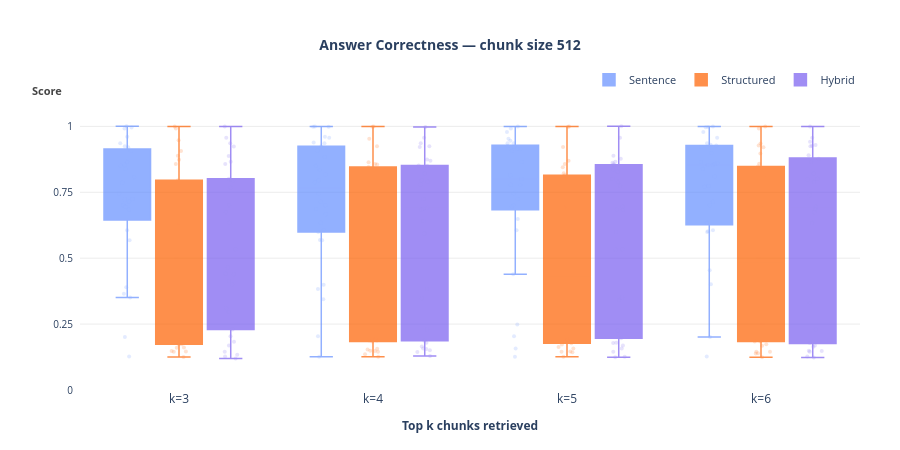
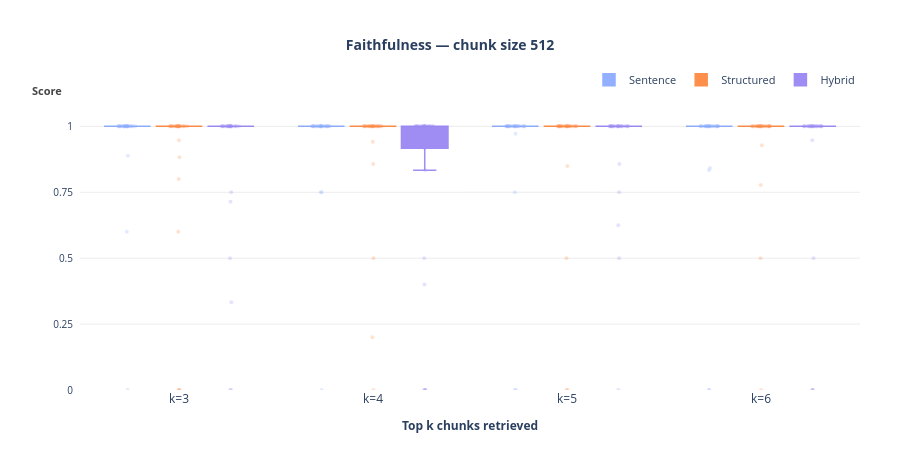
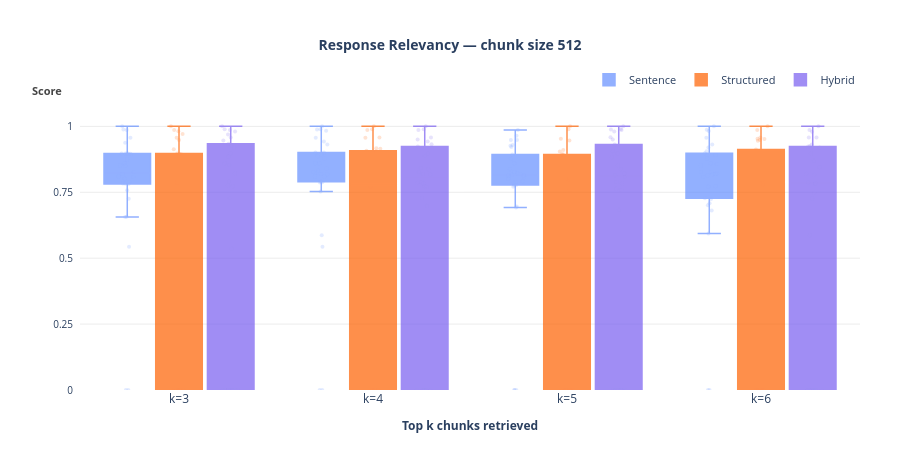
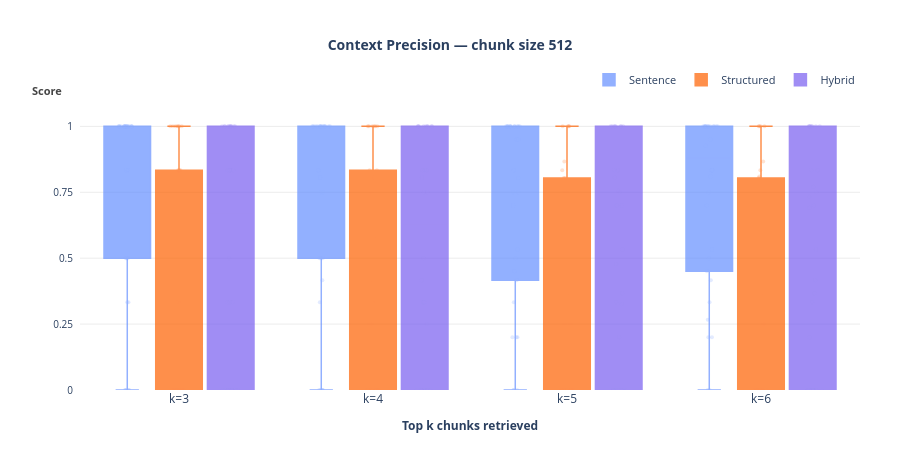

Source (notebook cell) for these figures, in order:
### Markdown cell above
# 512

### Code cell
CHUNK_SIZE = 512
df    = load_all_results(chunk_size=CHUNK_SIZE)
stats = pass_stats(df)
means = metric_means(df, ALL_METRICS, filter_absent=True)

plot_pass_rate(stats, PLOTS_DIR / "1_pass_rate.png",
               f"Judge Pass Results by Index Type and k (chunk size {CHUNK_SIZE})", INDEX_LABELS)
plot_metrics_lines(means, PLOTS_DIR / "2_metrics_lines.png", ALL_METRICS, INDEX_LABELS)

for metric in ALL_METRICS:
    plot_single_metric_boxplot(
        df,
        PLOTS_DIR / f"boxplot_{CHUNK_SIZE}_{metric}.png",
        metric,
        INDEX_LABELS,
        f"{metric.replace('_', ' ').title()} — chunk size {CHUNK_SIZE}",
    )

### Figure 1 — Plotly figure (JSON) as saved in the notebook; plotly's stock layout.template omitted (floating-point values rounded to 4 significant figures)
{"data": [{"boxmean": false, "boxpoints": "all", "fillcolor": "#648FFF", "jitter": 0.4, "legendgroup": "Sentence", "line": {"color": "#648FFF", "width": 1.5}, "marker": {"color": "#648FFF", "line": {"width": 0}, "opacity": 0.25, "size": 4}, "name": "Sentence", "opacity": 0.7, "pointpos": 0, "showlegend": true, "type": "box", "x": ["k=3", "k=3", "k=3", "k=3", "k=3", "k=3", "k=3", "k=3", "k=3", "k=3", "k=3", "k=3", "k=3", "k=3", "k=3", "k=3", "k=3", "k=3", "k=3", "k=3", "k=3", "k=3", "k=3", "k=3", "k=3", "k=3", "k=3", "k=3", "k=4", "k=4", "k=4", "k=4", "k=4", "k=4", "k=4", "k=4", "k=4", "k=4", "k=4", "k=4", "k=4", "k=4", "k=4", "k=4", "k=4", "k=4", "k=4", "k=4", "k=4", "k=4", "k=4", "k=4", "k=4", "k=4", "k=4", "k=4", "k=4", "k=4", "k=5", "k=5", "k=5", "k=5", "k=5", "k=5", "k=5", "k=5", "k=5", "k=5", "k=5", "k=5", "k=5", "k=5", "k=5", "k=5", "k=5", "k=5", "k=5", "k=5", "k=5", "k=5", "k=5", "k=5", "k=5", "k=5", "k=5", "k=5", "k=5", "k=6", "k=6", "k=6", "k=6", "k=6", "k=6", "k=6", "k=6", "k=6", "k=6", "k=6", "k=6", "k=6", "k=6", "k=6", "k=6", "k=6", "k=6", "k=6", "k=6", "k=6", "k=6", "k=6", "k=6", "k=6", "k=6", "k=6", "k=6", "k=6"], "y": [0.7144, 0.8507, 0.8548, 0.7225, 0.6954, 0.1274, 0.9205, 0.9362, 0.9078, 0.7243, 0.5682, 0.8069, 1, 0.9921, 0.2009, 0.9607, 0.9955, 0.8662, 0.3897, 0.6841, 0.3648, 0.3512, 0.701, 0.8386, 0.9242, 0.6064, 0.7451, 0.7863, 0.7144, 0.8509, 0.6866, 0.6671, 0.7954, 0.5694, 0.1265, 0.9389, 0.9363, 0.908, 0.5993, 0.3828, 0.5682, 0.9566, 0.9993, 0.9983, 0.2037, 0.9607, 0.9983, 0.8177, 0.3438, 0.6341, 0.7878, 0.3991, 0.701, 0.8842, 0.9248, 0.6064, 0.7451, 0.8348, 0.8144, 0.1574, 0.7511, 0.9355, 0.6954, 0.9459, 0.1263, 0.9258, 0.9363, 0.9074, 0.7243, 0.6485, 0.9528, 0.9993, 0.9923, 0.2037, 0.9215, 0.9783, 0.7782, 0.8008, 0.7777, 0.4394, 0.2481, 0.701, 0.9147, 0.9137, 0.6064, 0.7451, 0.865, 0.7144, 0.8604, 0.8548, 0.8535, 0.4544, 0.7738, 0.1268, 0.9302, 0.9356, 0.927, 0.5993, 0.9969, 0.9566, 0.9995, 0.9973, 0.2009, 0.9215, 0.9784, 0.7705, 0.8395, 0.6341, 0.6024, 0.4007, 0.701, 0.8989, 0.8569, 0.6064, 0.8103, 0.8648]}, {"boxmean": false, "boxpoints": "all", "fillcolor": "#FE6100", "jitter": 0.4, "legendgroup": "Structured", "line": {"color": "#FE6100", "width": 1.5}, "marker": {"color": "#FE6100", "line": {"width": 0}, "opacity": 0.25, "size": 4}, "name": "Structured", "opacity": 0.7, "pointpos": 0, "showlegend": true, "type": "box", "x": ["k=3", "k=3", "k=3", "k=3", "k=3", "k=3", "k=3", "k=3", "k=3", "k=3", "k=3", "k=3", "k=3", "k=3", "k=3", "k=3", "k=3", "k=3", "k=3", "k=3", "k=3", "k=3", "k=3", "k=3", "k=3", "k=3", "k=3", "k=3", "k=3", "k=3", "k=4", "k=4", "k=4", "k=4", "k=4", "k=4", "k=4", "k=4", "k=4", "k=4", "k=4", "k=4", "k=4", "k=4", "k=4", "k=4", "k=4", "k=4", "k=4", "k=4", "k=4", "k=4", "k=4", "k=4", "k=4", "k=4", "k=4", "k=4", "k=4", "k=4", "k=5", "k=5", "k=5", "k=5", "k=5", "k=5", "k=5", "k=5", "k=5", "k=5", "k=5", "k=5", "k=5", "k=5", "k=5", "k=5", "k=5", "k=5", "k=5", "k=5", "k=5", "k=5", "k=5", "k=5", "k=5", "k=5", "k=5", "k=5", "k=5", "k=5", "k=6", "k=6", "k=6", "k=6", "k=6", "k=6", "k=6", "k=6", "k=6", "k=6", "k=6", "k=6", "k=6", "k=6", "k=6", "k=6", "k=6", "k=6", "k=6", "k=6", "k=6", "k=6", "k=6", "k=6", "k=6", "k=6", "k=6", "k=6", "k=6", "k=6"], "y": [0.1737, 0.5049, 0.7051, 0.1462, 0.7954, 0.7667, 0.1256, 0.9476, 0.1481, 0.8889, 0.2015, 0.1614, 0.465, 0.1449, 0.9995, 0.9923, 0.1908, 0.1603, 0.1825, 0.6254, 0.1833, 0.6341, 0.873, 0.3701, 0.2078, 0.9068, 0.8569, 0.2291, 0.1841, 0.173, 0.1534, 0.8575, 0.8553, 0.1476, 0.795, 0.7735, 0.1265, 0.9526, 0.1488, 0.8201, 0.2015, 0.1568, 0.5742, 0.1449, 0.9995, 0.9985, 0.1879, 0.1837, 0.1875, 0.6792, 0.4175, 0.6341, 0.8454, 0.3289, 0.701, 0.8635, 0.9242, 0.2291, 0.1951, 0.1359, 0.1465, 0.8145, 0.857, 0.1571, 0.6954, 0.7995, 0.1265, 0.922, 0.1431, 0.8217, 0.1958, 0.1632, 0.2684, 0.1449, 0.9993, 0.9985, 0.1925, 0.1773, 0.1838, 0.5467, 0.4718, 0.6841, 0.8448, 0.3842, 0.701, 0.6192, 0.8691, 0.2291, 0.1951, 0.173, 0.138, 0.8145, 0.8578, 0.139, 0.5249, 0.7991, 0.1245, 0.9206, 0.145, 0.8481, 0.5015, 0.1679, 0.46, 0.1449, 0.9993, 0.9923, 0.1994, 0.1837, 0.1841, 0.6679, 0.3955, 0.6341, 0.9276, 0.2502, 0.701, 0.897, 0.9351, 0.2291, 0.1951, 0.1731]}, {"boxmean": false, "boxpoints": "all", "fillcolor": "#785EF0", "jitter": 0.4, "legendgroup": "Hybrid", "line": {"color": "#785EF0", "width": 1.5}, "marker": {"color": "#785EF0", "line": {"width": 0}, "opacity": 0.25, "size": 4}, "name": "Hybrid", "opacity": 0.7, "pointpos": 0, "showlegend": true, "type": "box", "x": ["k=3", "k=3", "k=3", "k=3", "k=3", "k=3", "k=3", "k=3", "k=3", "k=3", "k=3", "k=3", "k=3", "k=3", "k=3", "k=3", "k=3", "k=3", "k=3", "k=3", "k=3", "k=3", "k=3", "k=3", "k=3", "k=3", "k=3", "k=3", "k=3", "k=3", "k=4", "k=4", "k=4", "k=4", "k=4", "k=4", "k=4", "k=4", "k=4", "k=4", "k=4", "k=4", "k=4", "k=4", "k=4", "k=4", "k=4", "k=4", "k=4", "k=4", "k=4", "k=4", "k=4", "k=4", "k=4", "k=4", "k=4", "k=4", "k=4", "k=4", "k=5", "k=5", "k=5", "k=5", "k=5", "k=5", "k=5", "k=5", "k=5", "k=5", "k=5", "k=5", "k=5", "k=5", "k=5", "k=5", "k=5", "k=5", "k=5", "k=5", "k=5", "k=5", "k=5", "k=5", "k=5", "k=5", "k=5", "k=5", "k=5", "k=5", "k=6", "k=6", "k=6", "k=6", "k=6", "k=6", "k=6", "k=6", "k=6", "k=6", "k=6", "k=6", "k=6", "k=6", "k=6", "k=6", "k=6", "k=6", "k=6", "k=6", "k=6", "k=6", "k=6", "k=6", "k=6", "k=6", "k=6", "k=6", "k=6"], "y": [0.1191, 0.1333, 0.3103, 0.4006, 0.795, 0.7669, 0.1268, 0.1451, 0.9362, 0.8877, 0.6738, 0.4644, 0.801, 0.9566, 0.9996, 0.1684, 0.2037, 0.797, 0.1828, 0.8572, 0.2954, 0.6341, 0.4394, 0.4134, 0.701, 0.8657, 0.924, 0.2291, 0.4411, 0.5343, 0.1557, 0.1577, 0.6879, 0.1506, 0.7954, 0.7795, 0.1292, 0.1445, 0.9362, 0.8213, 0.7243, 0.5933, 0.851, 0.9566, 0.9977, 0.1651, 0.1795, 0.9215, 0.1869, 0.8695, 0.3481, 0.6841, 0.7899, 0.383, 0.6912, 0.8743, 0.9242, 0.2291, 0.6411, 0.8517, 0.1243, 0.1577, 0.8548, 0.3428, 0.6954, 0.8004, 0.1265, 0.1451, 0.8282, 0.8366, 0.5993, 0.5319, 0.8619, 0.9566, 1, 0.1684, 0.179, 0.8884, 0.178, 0.8559, 0.775, 0.6841, 0.7899, 0.3507, 0.6844, 0.8662, 0.8769, 0.226, 0.1963, 0.5343, 0.1266, 0.1645, 0.6866, 0.148, 0.6954, 0.7984, 0.1235, 0.1451, 0.9418, 0.9261, 0.6738, 0.8901, 0.9566, 0.9996, 0.1684, 0.1787, 0.9296, 0.1832, 0.8214, 0.8012, 0.6341, 0.7899, 0.3304, 0.7386, 0.8769, 0.9242, 0.2291, 0.1485, 0.8662]}], "layout": {"annotations": [{"font": {"color": "#444", "size": 11}, "showarrow": false, "text": "<b>Score</b>", "x": -0.02, "xanchor": "right", "xref": "paper", "y": 1, "yanchor": "bottom", "yref": "paper"}], "boxgap": 0.2, "boxgroupgap": 0.1, "boxmode": "group", "height": 450, "legend": {"font": {"size": 11}, "orientation": "h", "x": 1, "xanchor": "right", "y": 1.02, "yanchor": "bottom"}, "margin": {"b": 60, "l": 80, "r": 40, "t": 100}, "paper_bgcolor": "white", "plot_bgcolor": "white", "title": {"font": {"size": 14, "weight": "bold"}, "text": "Answer Correctness — chunk size 512", "x": 0.5, "xanchor": "center"}, "width": 900, "xaxis": {"categoryarray": ["k=3", "k=4", "k=5", "k=6"], "categoryorder": "array", "linecolor": "rgba(0,0,0,0.5)", "linewidth": 1, "showline": false, "tickangle": 0, "tickfont": {"size": 12}, "title": {"font": {"size": 12}, "text": "<b>Top k chunks retrieved</b>"}}, "yaxis": {"gridcolor": "rgba(0,0,0,0.08)", "gridwidth": 1, "linecolor": "rgba(0,0,0,0.5)", "linewidth": 1, "range": [0, 1.1], "showgrid": true, "showline": false, "tickfont": {"size": 10}, "ticklabelstandoff": 6, "tickvals": [0, 0.25, 0.5, 0.75, 1], "title": {"text": ""}}}}

### Figure 2 — Plotly figure (JSON) as saved in the notebook; plotly's stock layout.template omitted (floating-point values rounded to 4 significant figures)
{"data": [{"boxmean": false, "boxpoints": "all", "fillcolor": "#648FFF", "jitter": 0.4, "legendgroup": "Sentence", "line": {"color": "#648FFF", "width": 1.5}, "marker": {"color": "#648FFF", "line": {"width": 0}, "opacity": 0.25, "size": 4}, "name": "Sentence", "opacity": 0.7, "pointpos": 0, "showlegend": true, "type": "box", "x": ["k=3", "k=3", "k=3", "k=3", "k=3", "k=3", "k=3", "k=3", "k=3", "k=3", "k=3", "k=3", "k=3", "k=3", "k=3", "k=3", "k=3", "k=3", "k=3", "k=3", "k=3", "k=3", "k=3", "k=3", "k=3", "k=3", "k=3", "k=3", "k=3", "k=3", "k=4", "k=4", "k=4", "k=4", "k=4", "k=4", "k=4", "k=4", "k=4", "k=4", "k=4", "k=4", "k=4", "k=4", "k=4", "k=4", "k=4", "k=4", "k=4", "k=4", "k=4", "k=4", "k=4", "k=4", "k=4", "k=4", "k=4", "k=4", "k=4", "k=4", "k=5", "k=5", "k=5", "k=5", "k=5", "k=5", "k=5", "k=5", "k=5", "k=5", "k=5", "k=5", "k=5", "k=5", "k=5", "k=5", "k=5", "k=5", "k=5", "k=5", "k=5", "k=5", "k=5", "k=5", "k=5", "k=5", "k=5", "k=5", "k=5", "k=5", "k=6", "k=6", "k=6", "k=6", "k=6", "k=6", "k=6", "k=6", "k=6", "k=6", "k=6", "k=6", "k=6", "k=6", "k=6", "k=6", "k=6", "k=6", "k=6", "k=6", "k=6", "k=6", "k=6", "k=6", "k=6", "k=6", "k=6", "k=6", "k=6", "k=6"], "y": [1, 1, 1, 1, 1, 1, 1, 1, 1, 1, 1, 1, 1, 1, 1, 1, 1, 1, 1, 1, 0.8889, 1, 1, 0.6, 1, 1, 1, 0, 1, 1, 1, 1, 1, 1, 1, 1, 1, 1, 1, 0.75, 1, 1, 1, 1, 1, 1, 1, 1, 1, 1, 0.75, 1, 1, 1, 1, 1, 1, 0, 1, 1, 1, 1, 1, 1, 1, 1, 1, 1, 1, 1, 1, 0.9722, 1, 1, 1, 1, 1, 1, 0.75, 1, 1, 1, 1, 1, 1, 1, 1, 0, 0, 1, 1, 1, 1, 1, 1, 1, 1, 1, 1, 0.8333, 1, 1, 1, 1, 1, 1, 1, 1, 1, 0.8421, 1, 1, 1, 1, 1, 1, 1, 0, 0, 1]}, {"boxmean": false, "boxpoints": "all", "fillcolor": "#FE6100", "jitter": 0.4, "legendgroup": "Structured", "line": {"color": "#FE6100", "width": 1.5}, "marker": {"color": "#FE6100", "line": {"width": 0}, "opacity": 0.25, "size": 4}, "name": "Structured", "opacity": 0.7, "pointpos": 0, "showlegend": true, "type": "box", "x": ["k=3", "k=3", "k=3", "k=3", "k=3", "k=3", "k=3", "k=3", "k=3", "k=3", "k=3", "k=3", "k=3", "k=3", "k=3", "k=3", "k=3", "k=3", "k=3", "k=3", "k=3", "k=3", "k=3", "k=3", "k=3", "k=3", "k=3", "k=3", "k=3", "k=3", "k=4", "k=4", "k=4", "k=4", "k=4", "k=4", "k=4", "k=4", "k=4", "k=4", "k=4", "k=4", "k=4", "k=4", "k=4", "k=4", "k=4", "k=4", "k=4", "k=4", "k=4", "k=4", "k=4", "k=4", "k=4", "k=4", "k=4", "k=4", "k=4", "k=4", "k=5", "k=5", "k=5", "k=5", "k=5", "k=5", "k=5", "k=5", "k=5", "k=5", "k=5", "k=5", "k=5", "k=5", "k=5", "k=5", "k=5", "k=5", "k=5", "k=5", "k=5", "k=5", "k=5", "k=5", "k=5", "k=5", "k=5", "k=5", "k=5", "k=5", "k=6", "k=6", "k=6", "k=6", "k=6", "k=6", "k=6", "k=6", "k=6", "k=6", "k=6", "k=6", "k=6", "k=6", "k=6", "k=6", "k=6", "k=6", "k=6", "k=6", "k=6", "k=6", "k=6", "k=6", "k=6", "k=6", "k=6", "k=6", "k=6", "k=6"], "y": [1, 1, 0, 1, 1, 1, 1, 1, 1, 0, 1, 1, 1, 1, 1, 1, 1, 1, 1, 0.8824, 0.8, 1, 1, 0.9474, 0.6, 1, 1, 0, 1, 1, 0.2, 1, 1, 1, 1, 1, 1, 1, 1, 1, 1, 1, 1, 1, 1, 1, 1, 1, 1, 0.8571, 1, 1, 1, 0.9412, 1, 1, 1, 0, 1, 0.5, 0, 1, 1, 1, 1, 1, 1, 0.5, 1, 1, 1, 1, 1, 1, 1, 1, 1, 1, 1, 0.85, 1, 1, 1, 1, 1, 1, 1, 0, 1, 1, 1, 1, 1, 1, 1, 1, 1, 0.5, 1, 1, 1, 1, 1, 1, 1, 1, 1, 1, 1, 0.9286, 1, 1, 1, 1, 1, 1, 1, 0, 1, 0.7778]}, {"boxmean": false, "boxpoints": "all", "fillcolor": "#785EF0", "jitter": 0.4, "legendgroup": "Hybrid", "line": {"color": "#785EF0", "width": 1.5}, "marker": {"color": "#785EF0", "line": {"width": 0}, "opacity": 0.25, "size": 4}, "name": "Hybrid", "opacity": 0.7, "pointpos": 0, "showlegend": true, "type": "box", "x": ["k=3", "k=3", "k=3", "k=3", "k=3", "k=3", "k=3", "k=3", "k=3", "k=3", "k=3", "k=3", "k=3", "k=3", "k=3", "k=3", "k=3", "k=3", "k=3", "k=3", "k=3", "k=3", "k=3", "k=3", "k=3", "k=3", "k=3", "k=3", "k=3", "k=3", "k=4", "k=4", "k=4", "k=4", "k=4", "k=4", "k=4", "k=4", "k=4", "k=4", "k=4", "k=4", "k=4", "k=4", "k=4", "k=4", "k=4", "k=4", "k=4", "k=4", "k=4", "k=4", "k=4", "k=4", "k=4", "k=4", "k=4", "k=4", "k=4", "k=4", "k=5", "k=5", "k=5", "k=5", "k=5", "k=5", "k=5", "k=5", "k=5", "k=5", "k=5", "k=5", "k=5", "k=5", "k=5", "k=5", "k=5", "k=5", "k=5", "k=5", "k=5", "k=5", "k=5", "k=5", "k=5", "k=5", "k=5", "k=5", "k=5", "k=5", "k=6", "k=6", "k=6", "k=6", "k=6", "k=6", "k=6", "k=6", "k=6", "k=6", "k=6", "k=6", "k=6", "k=6", "k=6", "k=6", "k=6", "k=6", "k=6", "k=6", "k=6", "k=6", "k=6", "k=6", "k=6", "k=6", "k=6", "k=6", "k=6", "k=6"], "y": [1, 1, 1, 1, 1, 1, 1, 1, 0, 0.75, 1, 1, 1, 1, 1, 1, 1, 1, 1, 1, 0.7143, 1, 1, 0.3333, 1, 1, 1, 0, 0.5, 1, 0.4, 1, 1, 1, 1, 1, 1, 0, 0, 1, 0, 1, 1, 1, 1, 1, 1, 1, 1, 1, 0.8333, 1, 1, 0.9167, 1, 1, 1, 0, 0.5, 1, 1, 1, 1, 1, 1, 1, 1, 0, 1, 0.8571, 1, 1, 1, 1, 1, 1, 1, 1, 1, 1, 0.625, 1, 1, 1, 1, 1, 0.75, 0.5, 1, 1, 1, 1, 1, 1, 1, 1, 1, 0, 0, 1, 1, 1, 1, 1, 1, 1, 1, 1, 1, 1, 1, 1, 1, 0.9474, 1, 1, 1, 0, 0.5, 1]}], "layout": {"annotations": [{"font": {"color": "#444", "size": 11}, "showarrow": false, "text": "<b>Score</b>", "x": -0.02, "xanchor": "right", "xref": "paper", "y": 1, "yanchor": "bottom", "yref": "paper"}], "boxgap": 0.2, "boxgroupgap": 0.1, "boxmode": "group", "height": 450, "legend": {"font": {"size": 11}, "orientation": "h", "x": 1, "xanchor": "right", "y": 1.02, "yanchor": "bottom"}, "margin": {"b": 60, "l": 80, "r": 40, "t": 100}, "paper_bgcolor": "white", "plot_bgcolor": "white", "title": {"font": {"size": 14, "weight": "bold"}, "text": "Faithfulness — chunk size 512", "x": 0.5, "xanchor": "center"}, "width": 900, "xaxis": {"categoryarray": ["k=3", "k=4", "k=5", "k=6"], "categoryorder": "array", "linecolor": "rgba(0,0,0,0.5)", "linewidth": 1, "showline": false, "tickangle": 0, "tickfont": {"size": 12}, "title": {"font": {"size": 12}, "text": "<b>Top k chunks retrieved</b>"}}, "yaxis": {"gridcolor": "rgba(0,0,0,0.08)", "gridwidth": 1, "linecolor": "rgba(0,0,0,0.5)", "linewidth": 1, "range": [0, 1.1], "showgrid": true, "showline": false, "tickfont": {"size": 10}, "ticklabelstandoff": 6, "tickvals": [0, 0.25, 0.5, 0.75, 1], "title": {"text": ""}}}}

### Figure 3 — Plotly figure (JSON) as saved in the notebook; plotly's stock layout.template omitted (floating-point values rounded to 4 significant figures)
{"data": [{"boxmean": false, "boxpoints": "all", "fillcolor": "#648FFF", "jitter": 0.4, "legendgroup": "Sentence", "line": {"color": "#648FFF", "width": 1.5}, "marker": {"color": "#648FFF", "line": {"width": 0}, "opacity": 0.25, "size": 4}, "name": "Sentence", "opacity": 0.7, "pointpos": 0, "showlegend": true, "type": "box", "x": ["k=3", "k=3", "k=3", "k=3", "k=3", "k=3", "k=3", "k=3", "k=3", "k=3", "k=3", "k=3", "k=3", "k=3", "k=3", "k=3", "k=3", "k=3", "k=3", "k=3", "k=3", "k=3", "k=3", "k=3", "k=3", "k=3", "k=3", "k=3", "k=3", "k=3", "k=4", "k=4", "k=4", "k=4", "k=4", "k=4", "k=4", "k=4", "k=4", "k=4", "k=4", "k=4", "k=4", "k=4", "k=4", "k=4", "k=4", "k=4", "k=4", "k=4", "k=4", "k=4", "k=4", "k=4", "k=4", "k=4", "k=4", "k=4", "k=4", "k=4", "k=5", "k=5", "k=5", "k=5", "k=5", "k=5", "k=5", "k=5", "k=5", "k=5", "k=5", "k=5", "k=5", "k=5", "k=5", "k=5", "k=5", "k=5", "k=5", "k=5", "k=5", "k=5", "k=5", "k=5", "k=5", "k=5", "k=5", "k=5", "k=5", "k=5", "k=6", "k=6", "k=6", "k=6", "k=6", "k=6", "k=6", "k=6", "k=6", "k=6", "k=6", "k=6", "k=6", "k=6", "k=6", "k=6", "k=6", "k=6", "k=6", "k=6", "k=6", "k=6", "k=6", "k=6", "k=6", "k=6", "k=6", "k=6", "k=6", "k=6"], "y": [0.8265, 0.5433, 0.8511, 0.8969, 0.8969, 0.896, 0, 0.7817, 0.7886, 0.8013, 0.7573, 0.6571, 0.7832, 0.8503, 0.9865, 0.9564, 0, 0.8962, 0.7826, 0.874, 0.9376, 1, 0.8981, 0.7259, 0.8602, 0.6558, 0.8083, 0.9884, 0.8094, 0.8191, 0.8265, 0.5433, 0.7866, 0.8188, 0.8936, 0.8866, 0, 0.8325, 0.81, 0.8402, 0.8778, 0.9572, 0.7884, 0.931, 0.9888, 0.9009, 0, 0.9426, 0.7532, 0.9838, 0.9012, 1, 0.8248, 0.8601, 0.8602, 0.5866, 0.7901, 0.9884, 0.8094, 0.8191, 0.8265, 0, 0.8139, 0.7917, 0.8936, 0.9481, 0, 0.7863, 0.8149, 0.8013, 0.8376, 0.6961, 0.9217, 0.9295, 0.926, 0.9479, 0, 0.964, 0.8094, 0.8223, 0.6923, 0.8169, 0.7754, 0.8768, 0.8602, 0.7705, 0.7779, 0.9862, 0.7888, 0.8191, 0.8265, 0.5935, 0.8511, 0.8911, 0.8572, 0.8267, 0, 0.8135, 0.8179, 0.8082, 0.8778, 0.8218, 0.9827, 0.931, 0.9568, 0.9053, 0, 0.9194, 0.701, 0.6805, 0.708, 1, 0.8981, 0.7276, 0.8602, 0.7713, 0.7724, 0.9869, 0.7243, 0.8196]}, {"boxmean": false, "boxpoints": "all", "fillcolor": "#FE6100", "jitter": 0.4, "legendgroup": "Structured", "line": {"color": "#FE6100", "width": 1.5}, "marker": {"color": "#FE6100", "line": {"width": 0}, "opacity": 0.25, "size": 4}, "name": "Structured", "opacity": 0.7, "pointpos": 0, "showlegend": true, "type": "box", "x": ["k=3", "k=3", "k=3", "k=3", "k=3", "k=3", "k=3", "k=3", "k=3", "k=3", "k=3", "k=3", "k=3", "k=3", "k=3", "k=3", "k=3", "k=3", "k=3", "k=3", "k=3", "k=3", "k=3", "k=3", "k=3", "k=3", "k=3", "k=3", "k=3", "k=3", "k=4", "k=4", "k=4", "k=4", "k=4", "k=4", "k=4", "k=4", "k=4", "k=4", "k=4", "k=4", "k=4", "k=4", "k=4", "k=4", "k=4", "k=4", "k=4", "k=4", "k=4", "k=4", "k=4", "k=4", "k=4", "k=4", "k=4", "k=4", "k=4", "k=4", "k=5", "k=5", "k=5", "k=5", "k=5", "k=5", "k=5", "k=5", "k=5", "k=5", "k=5", "k=5", "k=5", "k=5", "k=5", "k=5", "k=5", "k=5", "k=5", "k=5", "k=5", "k=5", "k=5", "k=5", "k=5", "k=5", "k=5", "k=5", "k=5", "k=5", "k=6", "k=6", "k=6", "k=6", "k=6", "k=6", "k=6", "k=6", "k=6", "k=6", "k=6", "k=6", "k=6", "k=6", "k=6", "k=6", "k=6", "k=6", "k=6", "k=6", "k=6", "k=6", "k=6", "k=6", "k=6", "k=6", "k=6", "k=6", "k=6", "k=6"], "y": [0, 0, 0.61, 0.723, 0.8936, 0.897, 0, 0.8064, 0, 0.9136, 0.787, 0.4058, 0.981, 0, 0.9568, 0.9479, 0, 0, 0, 0.8961, 0.9706, 1, 0.7557, 0.7867, 0, 0.6863, 0.7724, 0.9864, 0, 0, 0, 0.5574, 0.8139, 0.7649, 0.8753, 0.9076, 0, 0.6555, 0, 0.9152, 0.787, 0.9569, 0.9577, 0, 0.9888, 0.9044, 0, 0, 0, 0.9043, 0.9174, 1, 0.7648, 0.7895, 0.8602, 0.734, 0.7724, 0.9864, 0, 0.6676, 0, 0.5574, 0.7871, 0, 0.8936, 0.9468, 0, 0.7646, 0, 0.9102, 0.7416, 0, 0.9528, 0, 0.8946, 0.9044, 0, 0, 0, 0.8511, 0.7593, 1, 0.7991, 0.7987, 0.8602, 0.5866, 0.8809, 0.9888, 0, 0, 0, 0.5574, 0.7889, 0, 0.8978, 0.9517, 0, 0.8283, 0, 0.796, 0.7752, 0, 0.9528, 0, 0.9574, 0.9479, 0, 0, 0, 0.8581, 0.9458, 1, 0.7773, 0.9126, 0.8602, 0.8774, 0.7893, 0.9864, 0, 0]}, {"boxmean": false, "boxpoints": "all", "fillcolor": "#785EF0", "jitter": 0.4, "legendgroup": "Hybrid", "line": {"color": "#785EF0", "width": 1.5}, "marker": {"color": "#785EF0", "line": {"width": 0}, "opacity": 0.25, "size": 4}, "name": "Hybrid", "opacity": 0.7, "pointpos": 0, "showlegend": true, "type": "box", "x": ["k=3", "k=3", "k=3", "k=3", "k=3", "k=3", "k=3", "k=3", "k=3", "k=3", "k=3", "k=3", "k=3", "k=3", "k=3", "k=3", "k=3", "k=3", "k=3", "k=3", "k=3", "k=3", "k=3", "k=3", "k=3", "k=3", "k=3", "k=3", "k=3", "k=3", "k=4", "k=4", "k=4", "k=4", "k=4", "k=4", "k=4", "k=4", "k=4", "k=4", "k=4", "k=4", "k=4", "k=4", "k=4", "k=4", "k=4", "k=4", "k=4", "k=4", "k=4", "k=4", "k=4", "k=4", "k=4", "k=4", "k=4", "k=4", "k=4", "k=4", "k=5", "k=5", "k=5", "k=5", "k=5", "k=5", "k=5", "k=5", "k=5", "k=5", "k=5", "k=5", "k=5", "k=5", "k=5", "k=5", "k=5", "k=5", "k=5", "k=5", "k=5", "k=5", "k=5", "k=5", "k=5", "k=5", "k=5", "k=5", "k=5", "k=5", "k=6", "k=6", "k=6", "k=6", "k=6", "k=6", "k=6", "k=6", "k=6", "k=6", "k=6", "k=6", "k=6", "k=6", "k=6", "k=6", "k=6", "k=6", "k=6", "k=6", "k=6", "k=6", "k=6", "k=6", "k=6", "k=6", "k=6", "k=6", "k=6", "k=6"], "y": [0, 0, 0, 0.7279, 0.8535, 0.9468, 0, 0, 0.7912, 0.8848, 0, 0.9861, 0.9577, 0.9341, 0.926, 0, 0, 0.9809, 0, 0.9687, 0.9196, 1, 0.7754, 0.5357, 0.8602, 0.8981, 0.7724, 0.9888, 0, 0.8208, 0, 0, 0.7889, 0.7279, 0.8969, 0.9503, 0, 0, 0.7861, 0.8876, 0.8376, 0.9237, 0.9577, 0.9326, 0.9888, 0, 0, 0.9426, 0, 0.8419, 0.817, 1, 0.7832, 0.8273, 0.7712, 0.6993, 0.7724, 0.9864, 0, 0.8191, 0, 0, 0.8511, 0, 0.8969, 0.9505, 0, 0, 0.8146, 0.9053, 0.8376, 0.9803, 0.9591, 0.931, 0.9865, 0, 0, 0.9901, 0, 0.8824, 0.7584, 1, 0.7832, 0.8082, 0.7636, 0.6841, 0.7887, 0.9884, 0, 0.8208, 0, 0, 0.7866, 0, 0.8969, 0.9236, 0, 0, 0.7811, 0.8169, 0, 0.9241, 0.9576, 0.931, 0.9574, 0, 0, 0.8697, 0, 0.9198, 0.8445, 1, 0.7832, 0.7262, 0.9799, 0.5866, 0.7483, 0.9864, 0, 0.8202]}], "layout": {"annotations": [{"font": {"color": "#444", "size": 11}, "showarrow": false, "text": "<b>Score</b>", "x": -0.02, "xanchor": "right", "xref": "paper", "y": 1, "yanchor": "bottom", "yref": "paper"}], "boxgap": 0.2, "boxgroupgap": 0.1, "boxmode": "group", "height": 450, "legend": {"font": {"size": 11}, "orientation": "h", "x": 1, "xanchor": "right", "y": 1.02, "yanchor": "bottom"}, "margin": {"b": 60, "l": 80, "r": 40, "t": 100}, "paper_bgcolor": "white", "plot_bgcolor": "white", "title": {"font": {"size": 14, "weight": "bold"}, "text": "Response Relevancy — chunk size 512", "x": 0.5, "xanchor": "center"}, "width": 900, "xaxis": {"categoryarray": ["k=3", "k=4", "k=5", "k=6"], "categoryorder": "array", "linecolor": "rgba(0,0,0,0.5)", "linewidth": 1, "showline": false, "tickangle": 0, "tickfont": {"size": 12}, "title": {"font": {"size": 12}, "text": "<b>Top k chunks retrieved</b>"}}, "yaxis": {"gridcolor": "rgba(0,0,0,0.08)", "gridwidth": 1, "linecolor": "rgba(0,0,0,0.5)", "linewidth": 1, "range": [0, 1.1], "showgrid": true, "showline": false, "tickfont": {"size": 10}, "ticklabelstandoff": 6, "tickvals": [0, 0.25, 0.5, 0.75, 1], "title": {"text": ""}}}}

### Figure 4 — Plotly figure (JSON) as saved in the notebook; plotly's stock layout.template omitted (floating-point values rounded to 4 significant figures)
{"data": [{"boxmean": false, "boxpoints": "all", "fillcolor": "#648FFF", "jitter": 0.4, "legendgroup": "Sentence", "line": {"color": "#648FFF", "width": 1.5}, "marker": {"color": "#648FFF", "line": {"width": 0}, "opacity": 0.25, "size": 4}, "name": "Sentence", "opacity": 0.7, "pointpos": 0, "showlegend": true, "type": "box", "x": ["k=3", "k=3", "k=3", "k=3", "k=3", "k=3", "k=3", "k=3", "k=3", "k=3", "k=3", "k=3", "k=3", "k=3", "k=3", "k=3", "k=3", "k=3", "k=3", "k=3", "k=3", "k=3", "k=3", "k=3", "k=3", "k=3", "k=3", "k=3", "k=3", "k=3", "k=4", "k=4", "k=4", "k=4", "k=4", "k=4", "k=4", "k=4", "k=4", "k=4", "k=4", "k=4", "k=4", "k=4", "k=4", "k=4", "k=4", "k=4", "k=4", "k=4", "k=4", "k=4", "k=4", "k=4", "k=4", "k=4", "k=4", "k=4", "k=4", "k=4", "k=5", "k=5", "k=5", "k=5", "k=5", "k=5", "k=5", "k=5", "k=5", "k=5", "k=5", "k=5", "k=5", "k=5", "k=5", "k=5", "k=5", "k=5", "k=5", "k=5", "k=5", "k=5", "k=5", "k=5", "k=5", "k=5", "k=5", "k=5", "k=5", "k=5", "k=6", "k=6", "k=6", "k=6", "k=6", "k=6", "k=6", "k=6", "k=6", "k=6", "k=6", "k=6", "k=6", "k=6", "k=6", "k=6", "k=6", "k=6", "k=6", "k=6", "k=6", "k=6", "k=6", "k=6", "k=6", "k=6", "k=6", "k=6", "k=6", "k=6"], "y": [1, 1, 1, 0, 0.8333, 0, 0, 0.3333, 1, 1, 1, 1, 0.5, 0.5, 1, 1, 0, 1, 1, 1, 0, 1, 0.5, 1, 1, 1, 1, 1, 0.3333, 0.8333, 1, 1, 0.75, 0, 0.8333, 0, 0, 0.4167, 1, 1, 1, 1, 0.5, 0.5, 1, 1, 0, 1, 1, 1, 0, 1, 0.5, 1, 1, 1, 0.75, 1, 0.3333, 0.8056, 1, 0, 0.75, 0.2, 0.8333, 0.2, 0, 0.4167, 1, 1, 1, 0.95, 0.45, 0.5, 1, 1, 0, 1, 0.7, 1, 0.2, 0.95, 0.5333, 1, 1, 1, 0.75, 1, 0.3333, 0.8042, 1, 1, 0.75, 0.2667, 0.8333, 0.2, 0, 0.4167, 1, 1, 1, 0.9267, 0.45, 0.5, 1, 1, 0, 1, 0.7, 1, 0.2, 0.95, 0.5333, 0.8333, 1, 1, 1, 1, 0.3333, 0.81]}, {"boxmean": false, "boxpoints": "all", "fillcolor": "#FE6100", "jitter": 0.4, "legendgroup": "Structured", "line": {"color": "#FE6100", "width": 1.5}, "marker": {"color": "#FE6100", "line": {"width": 0}, "opacity": 0.25, "size": 4}, "name": "Structured", "opacity": 0.7, "pointpos": 0, "showlegend": true, "type": "box", "x": ["k=3", "k=3", "k=3", "k=3", "k=3", "k=3", "k=3", "k=3", "k=3", "k=3", "k=3", "k=3", "k=3", "k=3", "k=3", "k=3", "k=3", "k=3", "k=3", "k=3", "k=3", "k=3", "k=3", "k=3", "k=3", "k=3", "k=3", "k=3", "k=3", "k=3", "k=4", "k=4", "k=4", "k=4", "k=4", "k=4", "k=4", "k=4", "k=4", "k=4", "k=4", "k=4", "k=4", "k=4", "k=4", "k=4", "k=4", "k=4", "k=4", "k=4", "k=4", "k=4", "k=4", "k=4", "k=4", "k=4", "k=4", "k=4", "k=4", "k=4", "k=5", "k=5", "k=5", "k=5", "k=5", "k=5", "k=5", "k=5", "k=5", "k=5", "k=5", "k=5", "k=5", "k=5", "k=5", "k=5", "k=5", "k=5", "k=5", "k=5", "k=5", "k=5", "k=5", "k=5", "k=5", "k=5", "k=5", "k=5", "k=5", "k=5", "k=6", "k=6", "k=6", "k=6", "k=6", "k=6", "k=6", "k=6", "k=6", "k=6", "k=6", "k=6", "k=6", "k=6", "k=6", "k=6", "k=6", "k=6", "k=6", "k=6", "k=6", "k=6", "k=6", "k=6", "k=6", "k=6", "k=6", "k=6", "k=6", "k=6"], "y": [0.8333, 0, 0.8333, 0, 0.5833, 1, 0, 1, 0, 0.3333, 0, 0, 0.8333, 0, 1, 1, 0, 0, 0, 1, 0, 0.3333, 1, 0.8333, 0, 0.3333, 1, 0, 0, 0, 0.8333, 0.25, 0.8333, 0, 0.5833, 0.75, 0, 1, 0, 0.4167, 0, 0, 0.8056, 0, 1, 1, 0, 0, 0, 1, 0, 0.3333, 1, 0.8056, 0.25, 0.3333, 1, 0, 0, 0, 0.7556, 0.25, 0.8333, 0, 0.5833, 0.75, 0, 0.8667, 0, 0.4778, 0, 0, 0.8042, 0, 1, 1, 0, 0, 0, 1, 0, 0.3667, 1, 0.8042, 0.25, 0.3333, 0.7, 0, 0, 0, 0.7333, 0.25, 0.8333, 0, 0.5833, 0.75, 0, 0.8667, 0, 0.4778, 0, 0, 0.81, 0, 1, 1, 0, 0, 0, 1, 0, 0.3667, 1, 0.8042, 0.25, 0.3333, 0.7, 0, 0, 0]}, {"boxmean": false, "boxpoints": "all", "fillcolor": "#785EF0", "jitter": 0.4, "legendgroup": "Hybrid", "line": {"color": "#785EF0", "width": 1.5}, "marker": {"color": "#785EF0", "line": {"width": 0}, "opacity": 0.25, "size": 4}, "name": "Hybrid", "opacity": 0.7, "pointpos": 0, "showlegend": true, "type": "box", "x": ["k=3", "k=3", "k=3", "k=3", "k=3", "k=3", "k=3", "k=3", "k=3", "k=3", "k=3", "k=3", "k=3", "k=3", "k=3", "k=3", "k=3", "k=3", "k=3", "k=3", "k=3", "k=3", "k=3", "k=3", "k=3", "k=3", "k=3", "k=3", "k=3", "k=3", "k=4", "k=4", "k=4", "k=4", "k=4", "k=4", "k=4", "k=4", "k=4", "k=4", "k=4", "k=4", "k=4", "k=4", "k=4", "k=4", "k=4", "k=4", "k=4", "k=4", "k=4", "k=4", "k=4", "k=4", "k=4", "k=4", "k=4", "k=4", "k=4", "k=4", "k=5", "k=5", "k=5", "k=5", "k=5", "k=5", "k=5", "k=5", "k=5", "k=5", "k=5", "k=5", "k=5", "k=5", "k=5", "k=5", "k=5", "k=5", "k=5", "k=5", "k=5", "k=5", "k=5", "k=5", "k=5", "k=5", "k=5", "k=5", "k=5", "k=5", "k=6", "k=6", "k=6", "k=6", "k=6", "k=6", "k=6", "k=6", "k=6", "k=6", "k=6", "k=6", "k=6", "k=6", "k=6", "k=6", "k=6", "k=6", "k=6", "k=6", "k=6", "k=6", "k=6", "k=6", "k=6", "k=6", "k=6", "k=6", "k=6", "k=6"], "y": [0.8333, 0, 1, 0, 0.8333, 0.8333, 0, 0, 0.5, 0.3333, 0, 0.8333, 1, 1, 1, 0, 0, 1, 0, 1, 0, 0.3333, 1, 1, 1, 0.3333, 1, 0, 0, 1, 0.8333, 0, 0.75, 0, 0.8333, 0.8333, 0, 0, 0.5, 0.4167, 0.25, 0.8056, 1, 1, 1, 0, 0, 1, 0, 1, 0, 0.3333, 1, 0.75, 1, 0.3333, 1, 0, 0, 1, 0.7556, 0, 0.75, 0, 0.8333, 0.8333, 0, 0, 0.5333, 0.4778, 0.325, 0.8056, 1, 1, 1, 0, 0, 1, 0, 1, 0.2, 0.3667, 1, 0.7, 1, 0.3333, 0.7, 0, 0, 1, 0.7333, 0, 0.75, 0, 0.8333, 0.8333, 0, 0, 0.5333, 0.4167, 0, 0.7708, 1, 1, 1, 0, 0, 1, 0, 1, 0.2, 0.3667, 1, 0.6917, 1, 0.3333, 0.7, 0, 0, 1]}], "layout": {"annotations": [{"font": {"color": "#444", "size": 11}, "showarrow": false, "text": "<b>Score</b>", "x": -0.02, "xanchor": "right", "xref": "paper", "y": 1, "yanchor": "bottom", "yref": "paper"}], "boxgap": 0.2, "boxgroupgap": 0.1, "boxmode": "group", "height": 450, "legend": {"font": {"size": 11}, "orientation": "h", "x": 1, "xanchor": "right", "y": 1.02, "yanchor": "bottom"}, "margin": {"b": 60, "l": 80, "r": 40, "t": 100}, "paper_bgcolor": "white", "plot_bgcolor": "white", "title": {"font": {"size": 14, "weight": "bold"}, "text": "Context Precision — chunk size 512", "x": 0.5, "xanchor": "center"}, "width": 900, "xaxis": {"categoryarray": ["k=3", "k=4", "k=5", "k=6"], "categoryorder": "array", "linecolor": "rgba(0,0,0,0.5)", "linewidth": 1, "showline": false, "tickangle": 0, "tickfont": {"size": 12}, "title": {"font": {"size": 12}, "text": "<b>Top k chunks retrieved</b>"}}, "yaxis": {"gridcolor": "rgba(0,0,0,0.08)", "gridwidth": 1, "linecolor": "rgba(0,0,0,0.5)", "linewidth": 1, "range": [0, 1.1], "showgrid": true, "showline": false, "tickfont": {"size": 10}, "ticklabelstandoff": 6, "tickvals": [0, 0.25, 0.5, 0.75, 1], "title": {"text": ""}}}}
